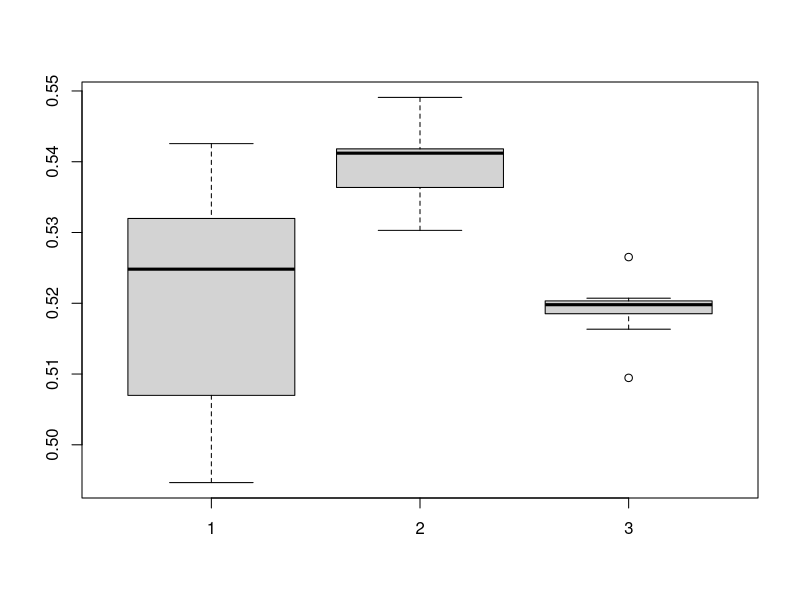
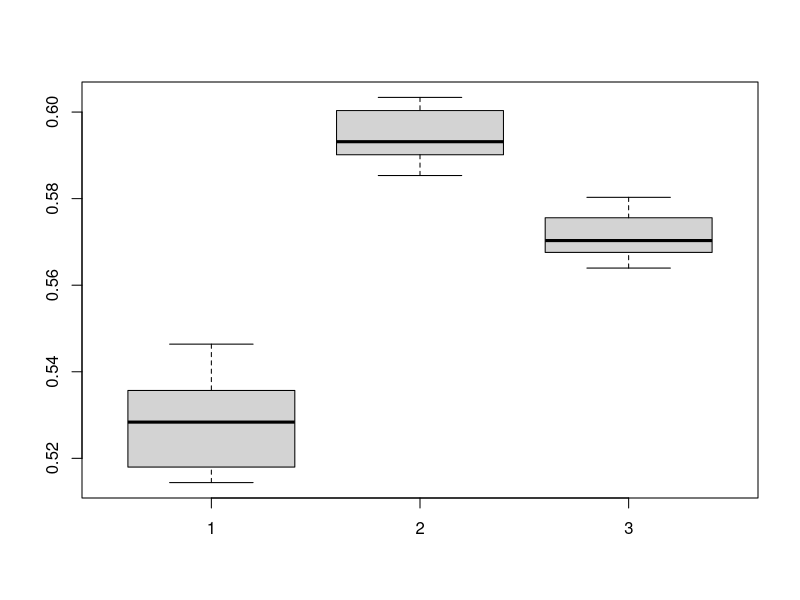
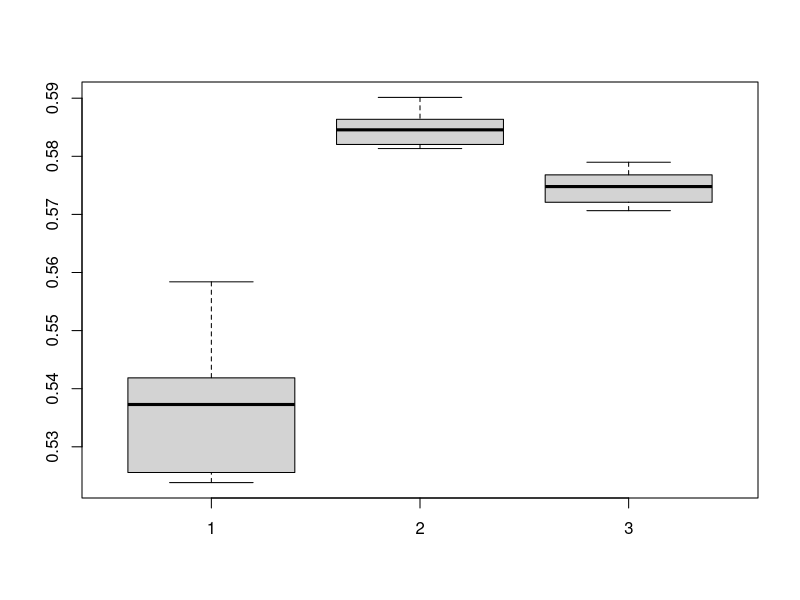

Reproduce these figures in R, in order.
library(car)
library(dplyr)
library(readxl)
library(caret)

# importamos la base para el modelo
data <- read_excel("Policiauniformado_modelo.xlsx")
head(data)

# eliminamos las varibales sin relevancia para el modelo
colnames(data)
mode1 <- data[, c(-1,-16,-17,-19)]

# revisamos datos faltantes
colSums(is.na(mode1))

# imputacion de datos en dado caso por valor mediano
mode1$ingresos_reportados[is.na(mode1$ingresos_reportados)] <- 
  median(mode1$ingresos_reportados,na.rm = T) 

#revisamos los clientes que han entrado y los que no en mora
table(mode1$mora) # Good = No / Bad = si
# valores en proporcion
prop.table(table(mode1$mora)) *100

#realizamos un Cross-Validation "variacion de parametros
set.seed(1234)
control <- trainControl(method = "cv", number = 5, classProbs = TRUE, 
                        summaryFunction = twoClassSummary )

#estimacion del modelo con los datos originales
fit <- train(mora ~ . , data = mode1 , method = "glm", family = binomial(),
             metric = "ROC" , trControl = control  )
fit
summary(fit)

# separamos la base en 70% entrenamiento y 30% prueba
set.seed(1234) # select a random sample with
train <- createDataPartition(mode1$mora, p= 0.7 , list = FALSE)


mode1.test <- mode1[-train,]
mode1.train <- mode1[train,]

# Revisamos las proporciones entre el inicial el test y el train
prop.table(table(mode1$mora)) *100 # proporcion base inicial
prop.table(table(mode1.train$mora)) *100 # proporcion entreno
prop.table(table(mode1.test$mora)) *100 # proporcion test

#renombramos los malos como "1" y buenos como "0"
mode1.train$mora <- ifelse(mode1.train$mora== "Si" ,1,0)

#recodificamos la variable dependiente en factor de dos niveles con etiquetas
#para el sub-muistreo
#mode1.train$mora <- recode(mode1.train$mora, "1=1 ;0=0")
table(mode1.train$mora) # al dia = 0 / mora = 1
mode1.train$mora <- as.factor(mode1.train$mora) # convertimos como factor
mode1.train$mora = factor(mode1.train$mora, 
                          levels = levels(mode1.train$mora),
                          labels = c("No","Si"),
                          ordered = F) # agregamos etiquetas
str(mode1.train$mora) # revisamos los cambios factos dos niveles con labels


# teniendo en cuenta la desproporcion de los datos realizamos muestreos
# Down sub-muestreo
set.seed(1234)
dow_train <- downSample(x = mode1.train[,-16], y = mode1.train$mora)
table(dow_train$Class) # proporcion test igual

# Up sobre-muestreo
set.seed(1234)
up_train <- upSample(x = mode1.train[,-16], y = mode1.train$mora)
table(up_train$Class) # proporcion test igual)

#revisamos varibales que apliquen cambio a factor para el muestreo de ROSE
str(mode1.train)

mode1.train <- mode1.train %>% mutate(genero = factor(genero), actividad_cliente = factor(actividad_cliente),
                estado_civil = factor(estado_civil), tipo_vivienda = factor(tipo_vivienda),
                regional = factor(regional) , linea_credito = factor(linea_credito))


# muestreo ROSE
library(ROSE)
set.seed(1234)
rose_train <- ROSE(mora ~ ., data = mode1.train)$data
table(rose_train$mora)

# muestreo SMOTE
#revisamos las varibales que apliquen cambio a numeric
#str(mode1.train)

#mode1.train <- mode1.train %>% mutate(genero = as.numeric(genero), actividad_cliente = as.numeric(actividad_cliente),
                                      #estado_civil = as.numeric(estado_civil), tipo_vivienda = as.numeric(tipo_vivienda),
                                      #regional = as.numeric(regional) , linea_credito = as.numeric(linea_credito))


# Estimacion de metricas de modelos

#cambiamos a factor la variable dependiente del modselo.test
mode1.test$mora <- as.factor(mode1.test$mora) # convertimos como factor
mode1.test$mora = factor(mode1.test$mora, 
                          levels = levels(mode1.test$mora),
                          labels = c("No","Si"),
                          ordered = F) # agregamos etiquetas

#DOWN
#generamos vectores para especifidad , sensitividad y ROC
sen_d <- rep(0,10)
esp_d <- rep(0,10)
roc_d <- rep(0,10)
#valores de control del modelos "library caret
control <- trainControl(method = "cv", number = 5, classProbs = TRUE,
                        summaryFunction = twoClassSummary)
# bucle 10 para almacenar los resultados 
for (i in 1:10) {
  fit_dow <- train(Class ~ ., data = dow_train, method = "glm", metric = "ROC", trControl = control)
  ypred <- predict(fit_dow,mode1.test)
  ypred=as.factor(ypred)
  resul=confusionMatrix(ypred,mode1.test$mora,positive= "Si")
  roc_d[i]=as.numeric(fit_dow$results[2])
  sen_d[i]=as.numeric(fit_dow$results[3])
  esp_d[i]=as.numeric(fit_dow$results[4])
}

# clasificacion de los que tienen mora "exito"
sen_d
esp_d
roc_d

#UP
#generamos vectores para especifidad , sensitividad y ROC
sen_u <- rep(0,10)
esp_u <- rep(0,10)
roc_u <- rep(0,10)
#valores de control del modelos "library caret
control <- trainControl(method = "cv", number = 5, classProbs = TRUE,
                        summaryFunction = twoClassSummary)
# bucle 10 para almacenar los resultados 
for (i in 1:10) {
  fit_up <- train(Class ~ ., data = up_train, method = "glm", metric = "ROC", trControl = control)
  ypred <- predict(fit_up,mode1.test)
  ypred=as.factor(ypred)
  resul=confusionMatrix(ypred,mode1.test$mora,positive= "Si")
  roc_u[i]=as.numeric(fit_up$results[2])
  sen_u[i]=as.numeric(fit_up$results[3])
  esp_u[i]=as.numeric(fit_up$results[4])
}

# clasificacion de los que tienen mora "exito"
sen_u
esp_u
roc_u



#ROSE
#generamos vectores para especifidad , sensitividad y ROC
sen_r <- rep(0,10)
esp_r <- rep(0,10)
roc_r <- rep(0,10)
#valores de control del modelos "library caret
control <- trainControl(method = "cv", number = 5, classProbs = TRUE,
                        summaryFunction = twoClassSummary)
# bucle 10 para almacenar los resultados 
for (i in 1:10) {
  fit_rose <- train(mora ~ ., data = rose_train, method = "glm", metric = "ROC", trControl = control)
  ypred <- predict(fit_rose,mode1.test)
  ypred=as.factor(ypred)
  resul=confusionMatrix(ypred,mode1.test$mora,positive= "Si")
  roc_r[i]=as.numeric(fit_rose$results[2])
  sen_r[i]=as.numeric(fit_rose$results[3])
  esp_r[i]=as.numeric(fit_rose$results[4])
}

# clasificacion de los que tienen mora "exito"
sen_r
esp_r
roc_r

#resultados 3 modelos de sub-muestreo

#calsificar bien a los clientes en mora sensitividad
boxplot(sen_d,sen_r,sen_u)
#Especificidad modelo 2 clasifica mejor a los que si tiene mora
boxplot(esp_d,esp_r,esp_u)
#vr curva roc metodo 2 mayor presencia
boxplot(roc_d,roc_r,roc_u)


#comparaciones de medias
valor_s <- c(sen_d,sen_u,sen_r)
valor_r <- c(roc_d,roc_u,roc_r)
valor_e <- c(esp_d,esp_u,esp_r)

modelo <- rep(c("down","up","rose"),each=10)
sensitividad <- data.frame(valor_s,modelo)
#comparaciones de medias sensitividad
aggregate(valor_s,list(modelo),mean)

#comparaciones de medias roc
aggregate(valor_r,list(modelo),mean)

#comparaciones de medias especificidad
aggregate(valor_e,list(modelo),mean)
